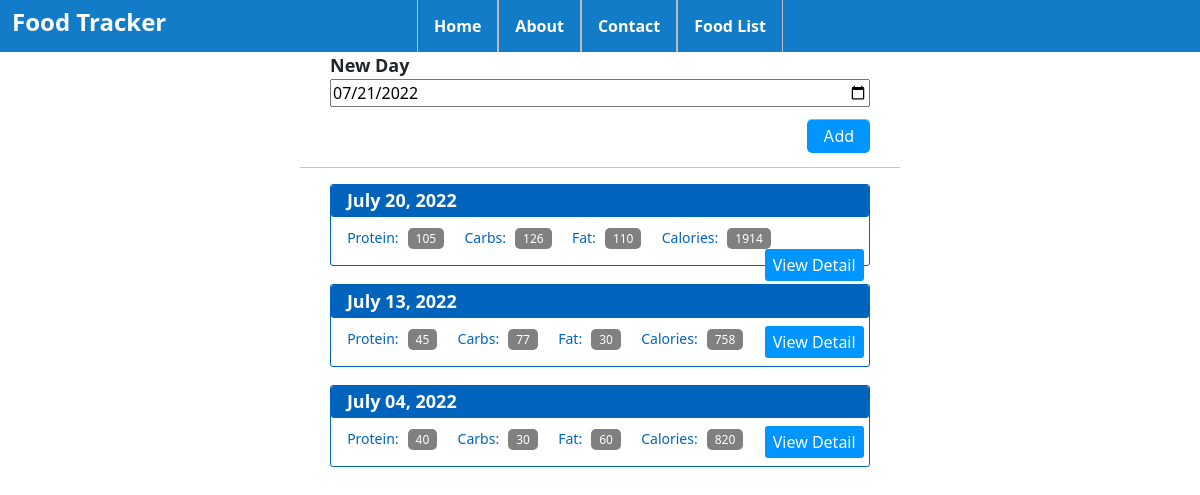
The page /home on the database its author committed.
### tables this page shows
CREATE TABLE food (
    id INTEGER PRIMARY KEY AUTOINCREMENT,
    name TEXT NOT NULL,
    protein INTEGER NOT NULL,
    carbohydrates INTEGER NOT NULL,
    fat INTEGER NOT NULL,
    calories INTEGER NOT NULL
);

### foodtracker/main/route.py (the view)
@main_bp.route('/', methods=['GET', 'POST'])
@main_bp.route('/home', methods=['GET', 'POST'])
def home():
    db = get_db()
    today_date = datetime.datetime.now().strftime('%Y-%m-%d')
    if request.method == "POST":
        date = request.form['date']
        db_date = datetime.datetime.strptime(date, '%Y-%m-%d').strftime('%Y%m%d')
        db.execute('INSERT INTO log_date (entry_date) values (?)', [db_date])
        db.commit()
    cur = db.execute('SELECT entry_date FROM log_date ORDER BY entry_date DESC')
    results = cur.fetchall()
    pretty_results = []
    db_results = []
    for dates in results:
        single_date = {}
        pretty_date = datetime.datetime.strptime(str(dates['entry_date']), '%Y%m%d').strftime('%B %d, %Y')
        single_date['entry_date'] =  pretty_date
        pretty_results.append(single_date)
        db_results.append(dates['entry_date'])
    cals, carbs, fat, protein = 0,0,0,0
    all_dates = db.execute('SELECT id FROM log_date')
    dates_foods_dict = {}
    for date in all_dates:
        total_foods = db.execute('SELECT * FROM food_date WHERE log_date_id = ?', [date['id']]).fetchall()
        food_ids = [i['food_id'] for i in total_foods]
        dates_foods_dict[date['id']] = food_ids
    final_list = []
    for i in list(dates_foods_dict.values()):
        cals, carbs, protein, fat = 0,0,0,0
        vals_dict = {}
        for k in i:
            for j in db.execute('SELECT * FROM food WHERE id=?', [k]):
                cals += j['calories']
                carbs += j['carbohydrates']
                protein += j['protein']
                fat += j['fat']
        vals_dict['cals'] = cals
        vals_dict['carbs'] = carbs
        vals_dict['protein'] = protein
        vals_dict['fat'] = fat
        final_list.append(vals_dict)
    return render_template('home.html', today_date=today_date,\
        results=db_results, e=enumerate(pretty_results), nutritional_vals=final_list)

### foodtracker/db.py (called while the page is built)
def connect_db():
    sql = sqlite3.connect(os.path.join('food_log.db'))
    sql.row_factory = sqlite3.Row
    return sql

def get_db():
    if 'db' not in g:
        g.db = connect_db()
        g.db.row_factory = sqlite3.Row
    return g.db

### foodtracker/templates/home.html (shortened to what this page needs)
{% extends 'layout.html' %}
{% block content %}
<div class="home-container">
    <div class="add-data">
        <form action="" method="POST">
            <label for="date">New Day</label>
            <input type="date" name="date" id="date" value="{{today_date}}"/>
            <input class="button-7" type="submit" value="Add" name="submit">
        </form>
    </div>
    <hr>
    <div class="date-container">
        {% for i, date in e  %}
            <div class="date-entry">
                <h5>{{date.entry_date}}</h5>
                <p>
                    <span class="item home-i">Protein: </span> <span class="item-amount home-ia">{{nutritional_vals[i]['protein']}}</span>
                    <span class="item home-i">Carbs: </span> <span class="item-amount home-ia">{{nutritional_vals[i]['carbs']}}</span>
                    <span class="item home-i">Fat: </span> <span class="item-amount home-ia">{{nutritional_vals[i]['fat']}}</span>
                    <span class="item home-i">Calories: </span> <span class="item-amount home-ia">{{nutritional_vals[i]['cals']}}</span>
                    <a class="anchor-h" href="{{url_for('dates.date', date=results[i])}}" style="float:right; margin-right:1%;">View Detail</a>
                </p>
            </div>
        {% endfor %}
    </div>
</div>
{% endblock content %}

### foodtracker/static/css/main.css (style rules this page uses)
body { font-family: -apple-system, system-ui, "Segoe UI", "Liberation Sans", sans-serif; }
.home-container { width: 50%; display: block; position: absolute; left: 25%; }
.add-data { display: block; margin-bottom: 10%; }
.add-data label { font-size: large; font-weight: bold; }
.add-data label, .add-data input { margin-left: 5%; display: block; }
.add-data input[type="date"] { width: 90%; left: 5%; }
.add-data input[type="submit"] { float: right; margin-right: 5%; }
.date-entry { display: block; margin: 5%; border-radius: 3px; border: 1px solid #0064bd; margin-top: 1%; margin-bottom: 3%; }
.home-i { margin-left: 3%; margin-right: 1%; }
.date-entry h5 { font-size: large; font-weight: bold; background-color: #0064bd; width: 100%; color: white; border-radius: 3px; text-indent: 2%; padding: 1%; border: none; }
input[type='submit'] { padding-inline: 16px; font-size: 16px; margin: 2%; border-style: none; border-radius: 5px; float: right; }
.button-7 { background-color: #0095ff; border: 1px solid transparent; border-radius: 3px; box-shadow: rgba(255, 255, 255, .4) 0 1px 0 0 inset; box-sizing: border-box; color: #fff; cursor: pointer; display: inline-block; font-family: -apple-system, system-ui, "Segoe UI", "Liberation Sans", sans-serif; font-size: 13px; font-weight: 400; line-height: 1.15385; margin: 0; outline: none; padding: 8px .8em; position: relative; text-align: center; text-decoration: none; user-select: none; -webkit-user-select: none; touch-action: manipulation; vertical-align: baseline; white-space: nowrap; }
.item { color: #0064bd; font-size: 14px; font-weight: 400; }
.item-amount { font-size: 12px; color: white; background-color: gray; padding: 2px 8px; border-radius: 5px; }
.anchor-h { padding: 4px 8px; color: white; background-color: #0095ff; border: #0064bd transparent; border-radius: 3px; text-decoration: none; }
.form-container select, input { display: block; }

### rows shown on the page
food: entry_date "July 04, 2022", protein "40", carbohydrates "30", fat "60", calories "820"

### other values the page prints
{{ date.entry_date }} "July 20, 2022" "July 13, 2022"
{{ nutritional_vals[i]['protein'] }} "105" "45"
{{ nutritional_vals[i]['carbs'] }} "126" "77"
{{ nutritional_vals[i]['fat'] }} "110" "30"
{{ nutritional_vals[i]['cals'] }} "1914" "758"
